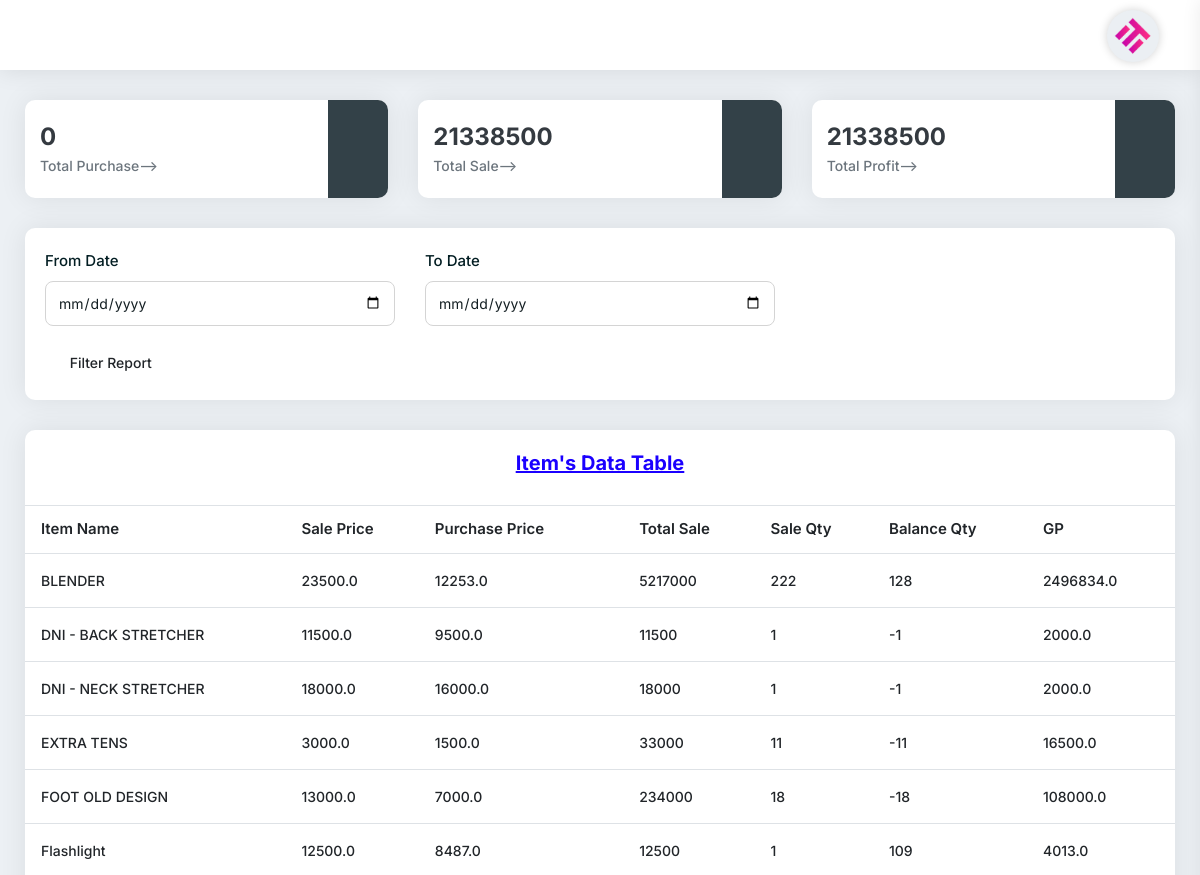
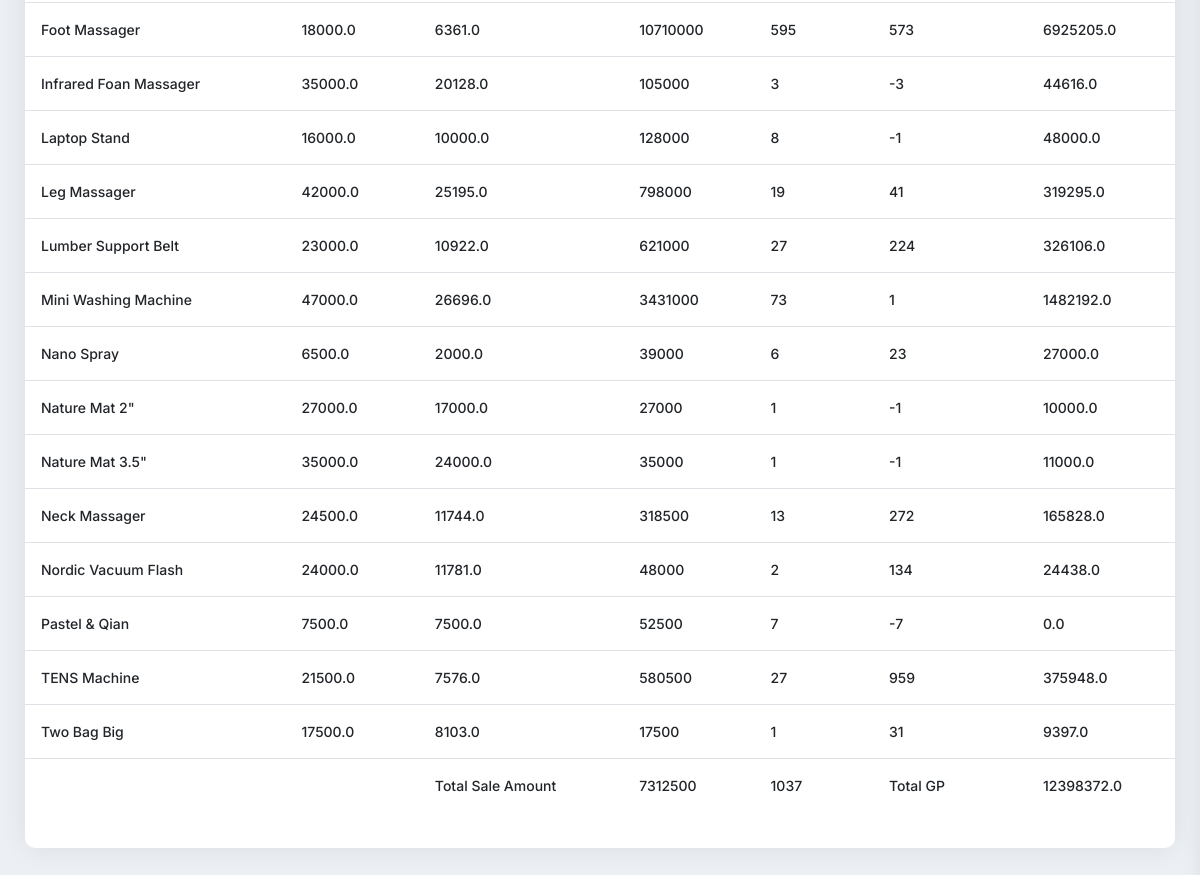
The app's page / (signed in), older data (2 pictures, top to bottom).
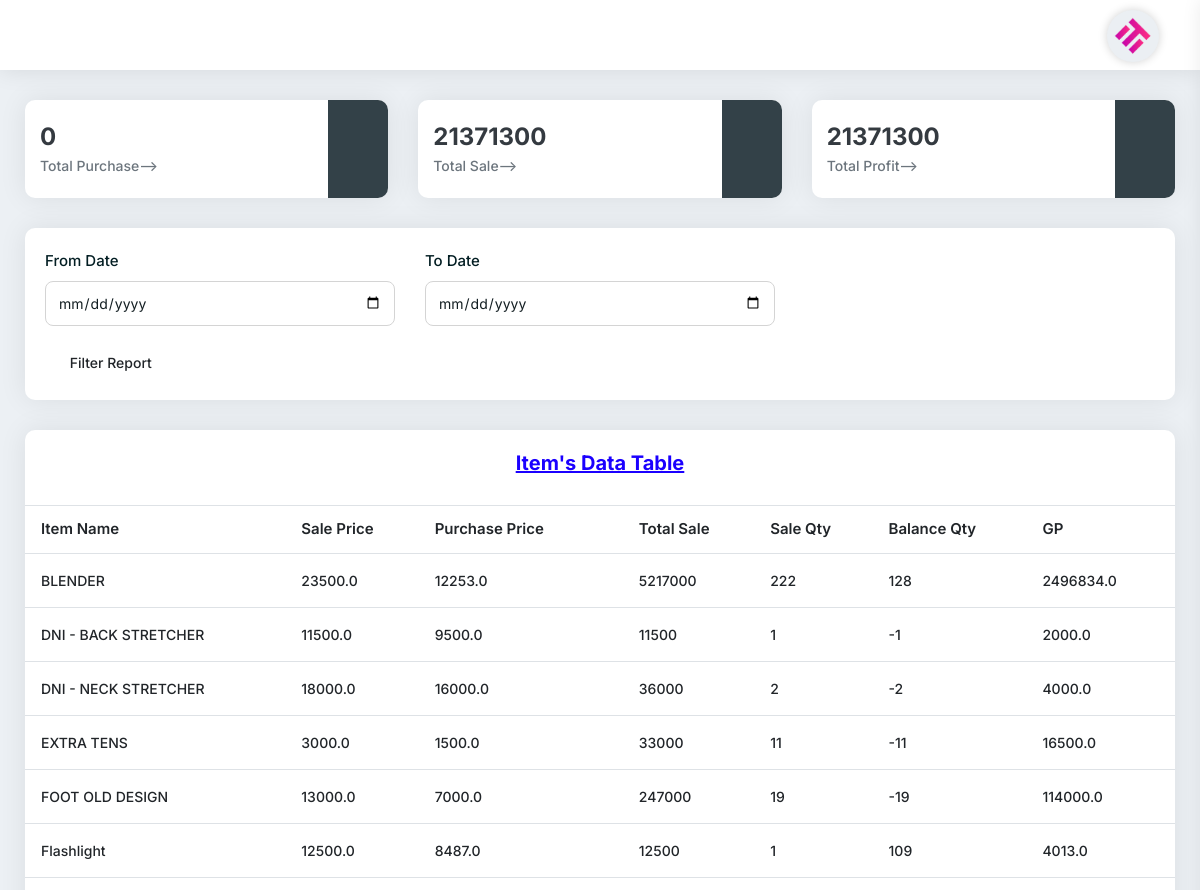
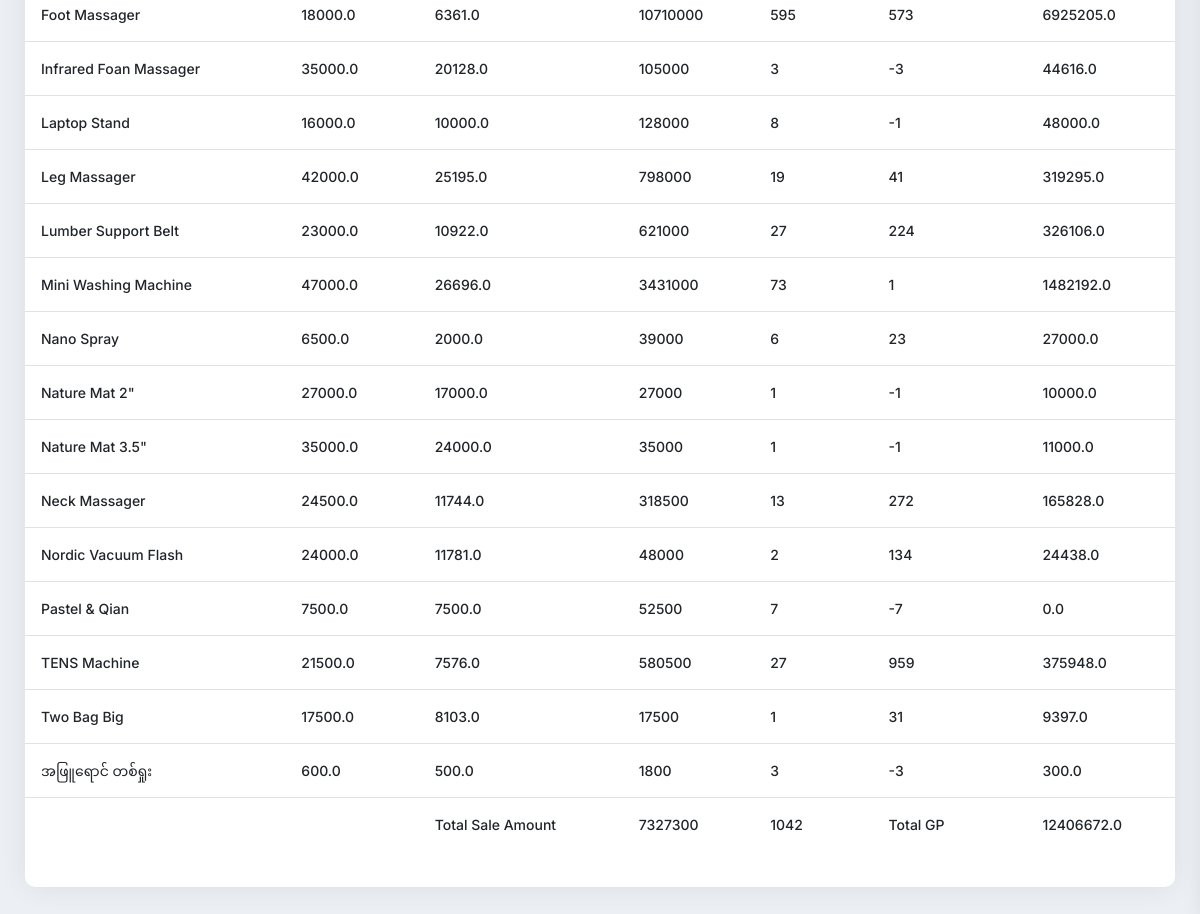
The same page, newer data (2 pictures, top to bottom).
### myapp/models.py (models this page shows, shortened)
class Items(models.Model):
    item_name = models.CharField(max_length=225)
    category = models.CharField(max_length=225)
    pruchase_price = models.FloatField(default=0.00)
    sell_price = models.FloatField(default=0.00)
    wholesale_price = models.FloatField(default=0.00)
    balance_qty = models.IntegerField(default=0)
    barcode_id = models.CharField(max_length=225,blank=True, null=True)
    photo = models.ImageField(upload_to='', blank=True, null=True)

### myapp/views.py (the view, shortened to what this page needs)
# urls.py: path('', DashboardView.as_view(), name='DashboardView'),
class DashboardView(UserRequiredMixin,View):
    def get(self,request):
        today = datetime.date.today()
        first_date = today.replace(day=1)
        expense_type = 'Expense'
        exp_total = ExpenseReport.objects.filter(expense_date__range=[first_date, today],expense_type=expense_type).aggregate(Sum('amount'))['amount__sum']
        purchase_total = PurchaseList.objects.filter(created_date__range=[first_date, today]).aggregate(Sum('total_purchase_price'))['total_purchase_price__sum']
        purchasedata = PurchaseList.objects.all()
        c_product = CartProduct.objects.values('product__item_name','product__sell_price','product__balance_qty','product__pruchase_price').annotate(sum=Sum('subtotal'),quantity=Sum('quantity'),pur=(F('product__sell_price')-F('product__pruchase_price'))*F('quantity')).filter(created_at__range=[first_date, today])
        sale_total = Order.objects.filter(created_at__range=[first_date, today]).aggregate(Sum('all_total'))['all_total__sum']
        if sale_total == None:
            sale_total = 0
        if purchase_total == None:
            purchase_total = 0
        profit_b = sale_total - purchase_total
        gp_total = c_product.aggregate(gp=Sum((F('product__sell_price')-F('product__pruchase_price'))*F('quantity')))
        total_sale_amt = c_product.aggregate(Sum('subtotal'))['subtotal__sum']
        total_sale_qty = c_product.aggregate(Sum('quantity'))['quantity__sum']
        context = {'c_product':c_product,
                   'sale_total':sale_total,
                   'purchase_total':purchase_total,
                   'exp_total':exp_total,
                   'profit_b':profit_b,
                   'purchasedata':purchasedata,
                   'gp_total':gp_total,
                   'total_sale_amt':total_sale_amt,
                   'total_sale_qty':total_sale_qty,
                   }
        return render(request, 'dashboard.html', context)

### myapp/views.py (called while the page is built)
    def dispatch(self, request, *args, **kwargs):
        if request.user.is_authenticated:
            pass
        else:
            return redirect('myapp:UserLoginView')
        return super().dispatch(request, *args, **kwargs)

### templates/dashboard.html (shortened to what the changed rows need)
{% extends 'base.html' %}
{% block content %}
<div class="row pb-10">
    <div class="col-xl-4 col-lg-4 col-md-6 mb-20">
        <div class="card-box height-100-p widget-style3">
            <div class="d-flex flex-wrap">
                <div class="widget-data">
                    <div class="weight-700 font-24 text-dark">{{sale_total}}</div>
                    <div class="font-14 text-secondary weight-500">
                        Total Sale-->
                    </div>
                </div>
            </div>
        </div>
    </div>
    <div class="col-xl-4 col-lg-4 col-md-6 mb-20">
        <div class="card-box height-100-p widget-style3">
            <div class="d-flex flex-wrap">
                <div class="widget-data">
                    <div class="weight-700 font-24 text-dark">{{profit_b}}</div>
                    <div class="font-14 text-secondary weight-500">Total Profit--></div>
                </div>
            </div>
        </div>
    </div>
</div>
<div class="card-box mb-30">
						<div class="pb-20">
							<table class="data-table table stripe hover nowrap">
								<thead>
									<tr>
										<th class="table-plus datatable-nosort">Item Name</th>
                                        <th>Sale Price</th>
                                        <th>Purchase Price</th>
										<th>Total Sale</th>
										<th>Sale Qty</th>
										<th>Balance Qty</th>
                                        <th>GP</th>
									</tr>
								</thead>
								<tbody>
                                {% for i in c_product %}
									<tr>
										<td class="table-plus">{{i.product__item_name}}</td>
                                        <td>{{i.product__sell_price}}</td>
                                        <td>{{i.product__pruchase_price}}</td>
										<td>{{i.sum}}</td>
                                        <td>{{i.quantity}}</td>
										<td>{{i.product__balance_qty}}</td>
                                        <td>{{i.pur}}</td>
									</tr>
                                {% endfor %}
								</tbody>
                                <tfoot>
                                <tr>
                                    <td></td>
                                    <td></td>
                                    <td>Total Sale Amount</td>
                                    <td>{{total_sale_amt}}</td>
                                    <td>{{total_sale_qty}}</td>
                                    <td>Total GP</td>
                                    <td>{{gp_total.gp}}</td>
                                </tr>
                                </tfoot>
							</table>
						</div>
					</div>
{% endblock content %}

Row changes from the older to the newer data that the page shows:
changed Items "DNI - NECK STRETCHER": sum "18000" → "36000"; quantity "1" → "2"; product__balance_qty "-1" → "-2"; pur "2000.0" → "4000.0"
changed Items "FOOT OLD DESIGN": sum "234000" → "247000"; quantity "18" → "19"; product__balance_qty "-18" → "-19"; pur "108000.0" → "114000.0"
now on this page (row edited): Items: product__item_name "အဖြူရောင် တစ်ရှုး", product__sell_price "600.0", product__pruchase_price "500.0", sum "1800", quantity "3", product__balance_qty "-3", pur "300.0"
Text that changed along with them:
{{ sale_total }}: "21338500" → "21371300"
{{ profit_b }}: "21338500" → "21371300"
{{ total_sale_amt }}: "7312500" → "7327300"
{{ total_sale_qty }}: "1037" → "1042"
{{ gp_total.gp }}: "12398372.0" → "12406672.0"
